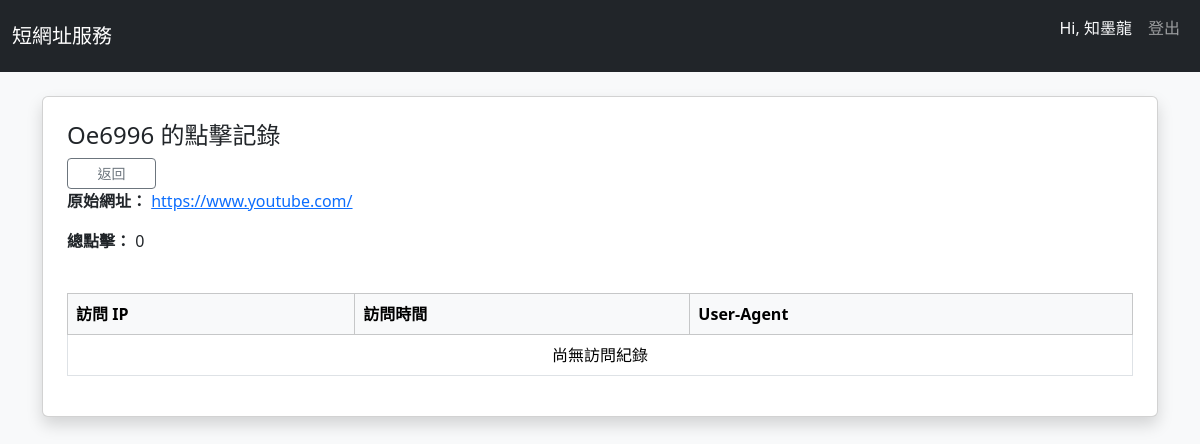
/stats/Oe6996/ (signed in), run on an earlier commit of the app's database.
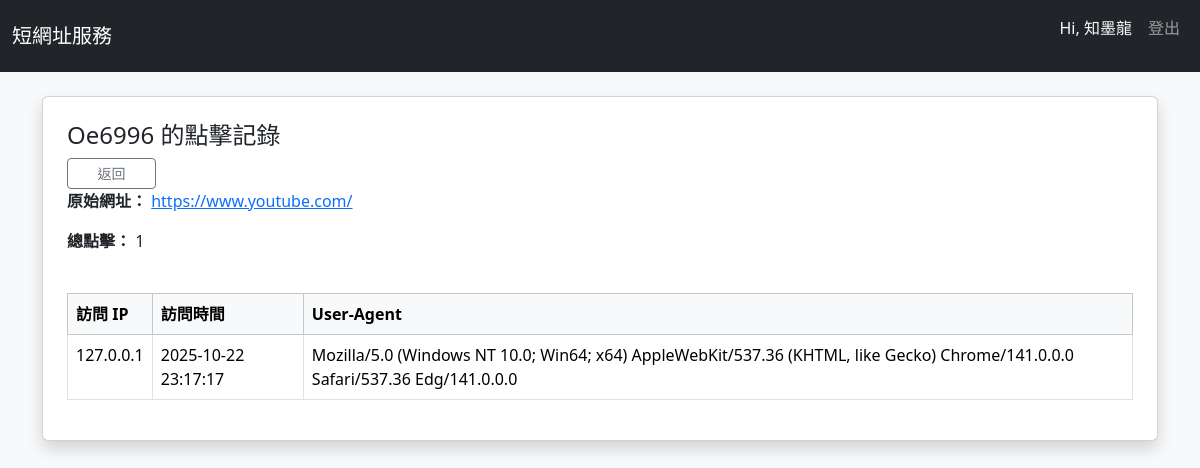
And on a later commit of the database.
### shortener/models.py (models this page shows, shortened)
class UrlData(models.Model):
    user = models.ForeignKey(User, on_delete=models.CASCADE, related_name='urls')
    url = models.CharField(max_length=200)
    slug = models.CharField(max_length=15, unique=True)
    click_count = models.PositiveIntegerField(default=0)
    is_deleted = models.BooleanField(default=False)

class UrlClick(models.Model):
    url = models.ForeignKey(UrlData, on_delete=models.CASCADE, related_name='clicks')
    click_time = models.DateTimeField(auto_now_add=True)
    ip_address = models.GenericIPAddressField(null=True, blank=True)
    user_agent = models.CharField(max_length=256, blank=True)

### shortener/views.py (the view)
# urls.py: path('stats/<slug:slug>/', views.url_stats, name='url_stats'),
@login_required
def url_stats(request, slug):
    url_obj = get_object_or_404(UrlData, slug=slug, user=request.user, is_deleted=False)
    clicks = url_obj.clicks.all().order_by('-click_time')
    return render(request, 'shortener/url_stats.html', {'url': url_obj, 'clicks': clicks})

### shortener/templates/shortener/url_stats.html (shortened to what this page needs)
{% extends 'base.html' %}
{% block content %}
<div class="card shadow p-4">
    <h4>{{ url.slug }} 的點擊記錄</h4>
    <a class="btn btn-outline-secondary btn-sm col-1" href="{% url 'my_urls' %}" >返回</a>
    <p><strong>原始網址：</strong> <a href="{{ url.url }}"target="blank">{{ url.url }}</a></p>
    <p><strong>總點擊：</strong> {{ url.click_count }}</p>
    <table class="table table-bordered mt-4">
        <thead class="table-light">
        <tr>
            <th>訪問 IP</th>
            <th>訪問時間</th>
            <th>User-Agent</th>
        </tr>
        </thead>
        <tbody>
        {% for c in clicks %}
        <tr>
            <td>{{ c.ip_address }}</td>
            <td>{{ c.click_time| date:"Y-m-d H:i:s" }}</td>
            <td>{{ c.user_agent }}</td>
        </tr>
        {% empty %}
        <tr><td colspan="3" class="text-center">尚無訪問紀錄</td></tr>
        {% endfor %}
        </tbody>
    </table>
</div>
{% endblock %}

What changed in the data, as far as the page shows it:
changed UrlData "Oe6996": click_count "0" → "1"
added UrlClick: ip_address "127.0.0.1", click_time "2025-10-22 23:17:17", user_agent "Mozilla/5.0 (Windows NT 10.0; Win64; x64) AppleWebKit/537.36 (KHTML, like Gecko) Chrome/141.0.0.0 Safari/537.36 Edg/141.0.0.0"
Also different on the page:
text no longer shown: "尚無訪問紀錄"
